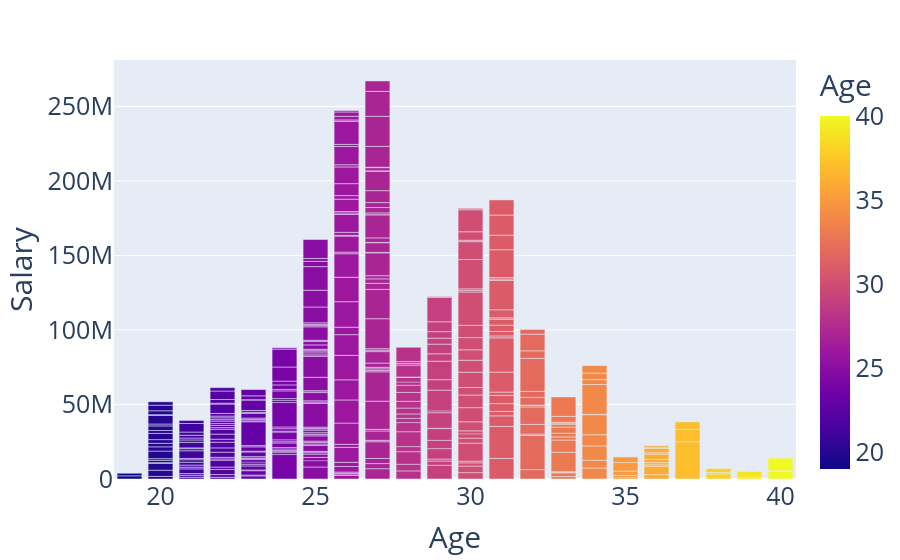

Notebook code cell kept with this figure:
### Code cell
fig.update_layout(font_size=25)

### Figure 1 — Plotly figure (JSON) as saved in the notebook; plotly's stock layout.template omitted (floating-point values rounded to 4 significant figures; data arrays with more than 128 entries replaced by an {"elided": "..."} marker saying what was removed)
{"data": [{"hovertemplate": "Age=%{marker.color}<br>Salary=%{y}<extra></extra>", "legendgroup": "", "marker": {"color": {"elided": "458 float values"}, "coloraxis": "coloraxis", "pattern": {"shape": ""}}, "name": "", "orientation": "v", "showlegend": false, "textposition": "auto", "type": "bar", "x": {"elided": "458 float values"}, "xaxis": "x", "y": {"elided": "458 float values"}, "yaxis": "y"}], "layout": {"barmode": "relative", "coloraxis": {"colorbar": {"title": {"text": "Age"}}, "colorscale": [[0, "#0d0887"], [0.1111, "#46039f"], [0.2222, "#7201a8"], [0.3333, "#9c179e"], [0.4444, "#bd3786"], [0.5556, "#d8576b"], [0.6667, "#ed7953"], [0.7778, "#fb9f3a"], [0.8889, "#fdca26"], [1, "#f0f921"]]}, "font": {"size": 25}, "legend": {"tracegroupgap": 0}, "margin": {"t": 60}, "xaxis": {"anchor": "y", "domain": [0, 1], "title": {"text": "Age"}}, "yaxis": {"anchor": "x", "domain": [0, 1], "title": {"text": "Salary"}}}}
